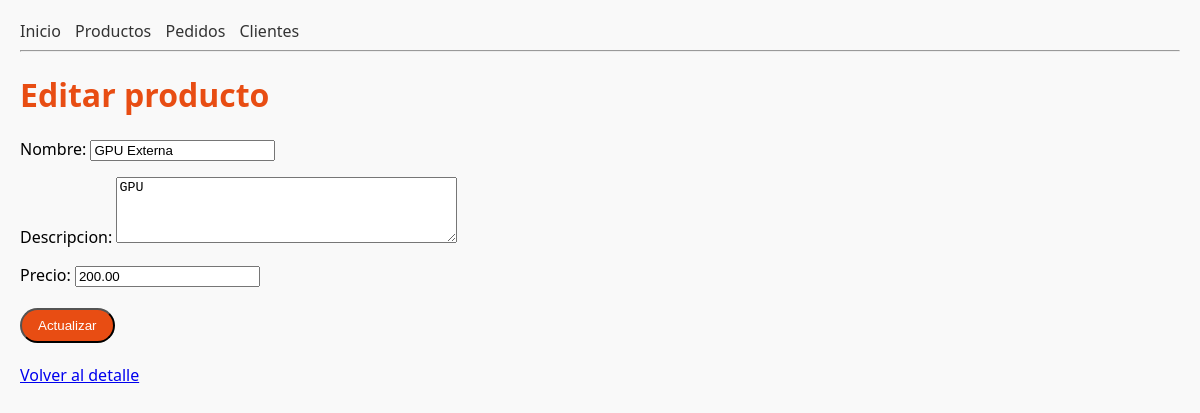
Page /productos/1/editar/ on the committed database.
### tienda/models.py (models this page shows, shortened)
class Producto(models.Model):
    nombre = models.CharField(max_length=100)
    descripcion = models.TextField()
    precio = models.DecimalField(max_digits=8, decimal_places=2)

### tienda/views.py (the view)
# urls.py: path("productos/<int:pk>/editar/", views.editar_producto, name="editar_producto"),
def editar_producto(request, pk):
    producto = get_object_or_404(Producto, pk=pk)
    if request.method == "POST":
        form = ProductoForm(request.POST, instance=producto)
        if form.is_valid():
            form.save()
            return redirect("tienda:detalle_producto", pk=producto.pk)
    else:
        form = ProductoForm(instance=producto)
    return render(request, "tienda/editar_producto.html", {"form": form, "producto": producto})

### tienda/forms.py (shortened to what this page needs)
class ProductoForm(forms.ModelForm):
    class Meta:
        model = Producto
        fields = ["nombre", "descripcion", "precio"]
        widgets = {
            "nombre": forms.TextInput(attrs={
                "placeholder": "Nombre del producto"
            }),
            "descripcion": forms.Textarea(attrs={
                "rows": 4,
                "placeholder": "Descripción breve"
            }),
            "precio": forms.NumberInput(attrs={
                "step": "0.01",
                "min": "0"
            }),
        }

### tienda/templates/tienda/editar_producto.html (shortened to what this page needs)
{% extends "tienda/base.html" %}
{% block content %}
<h1>Editar producto</h1>
<form method="post">
    {{ form.as_p }}
    <button type="submit" class="btn primary">Actualizar</button>
</form>
<p>
    <a href="{% url 'tienda:detalle_producto' producto.pk %}">Volver al detalle</a>
</p>
{% endblock %}

### tienda/static/css/main.css (style rules this page uses)
body { font-family: 'Segoe UI', sans-serif; margin: 20px; background-color: #f9f9f9; }
h1 { color: #e84d13; }
.btn { display: inline-block; padding: 8px 16px; margin: 5px 0; color: #fff; border-radius: 9999px; text-decoration: none; font-weight: 500; transition: background 0.3s, transform 0.2s; }
.primary { background-color: #e84d13; }

### rows in the picture
Producto: nombre "GPU Externa", descripcion "GPU", precio "200.00"
